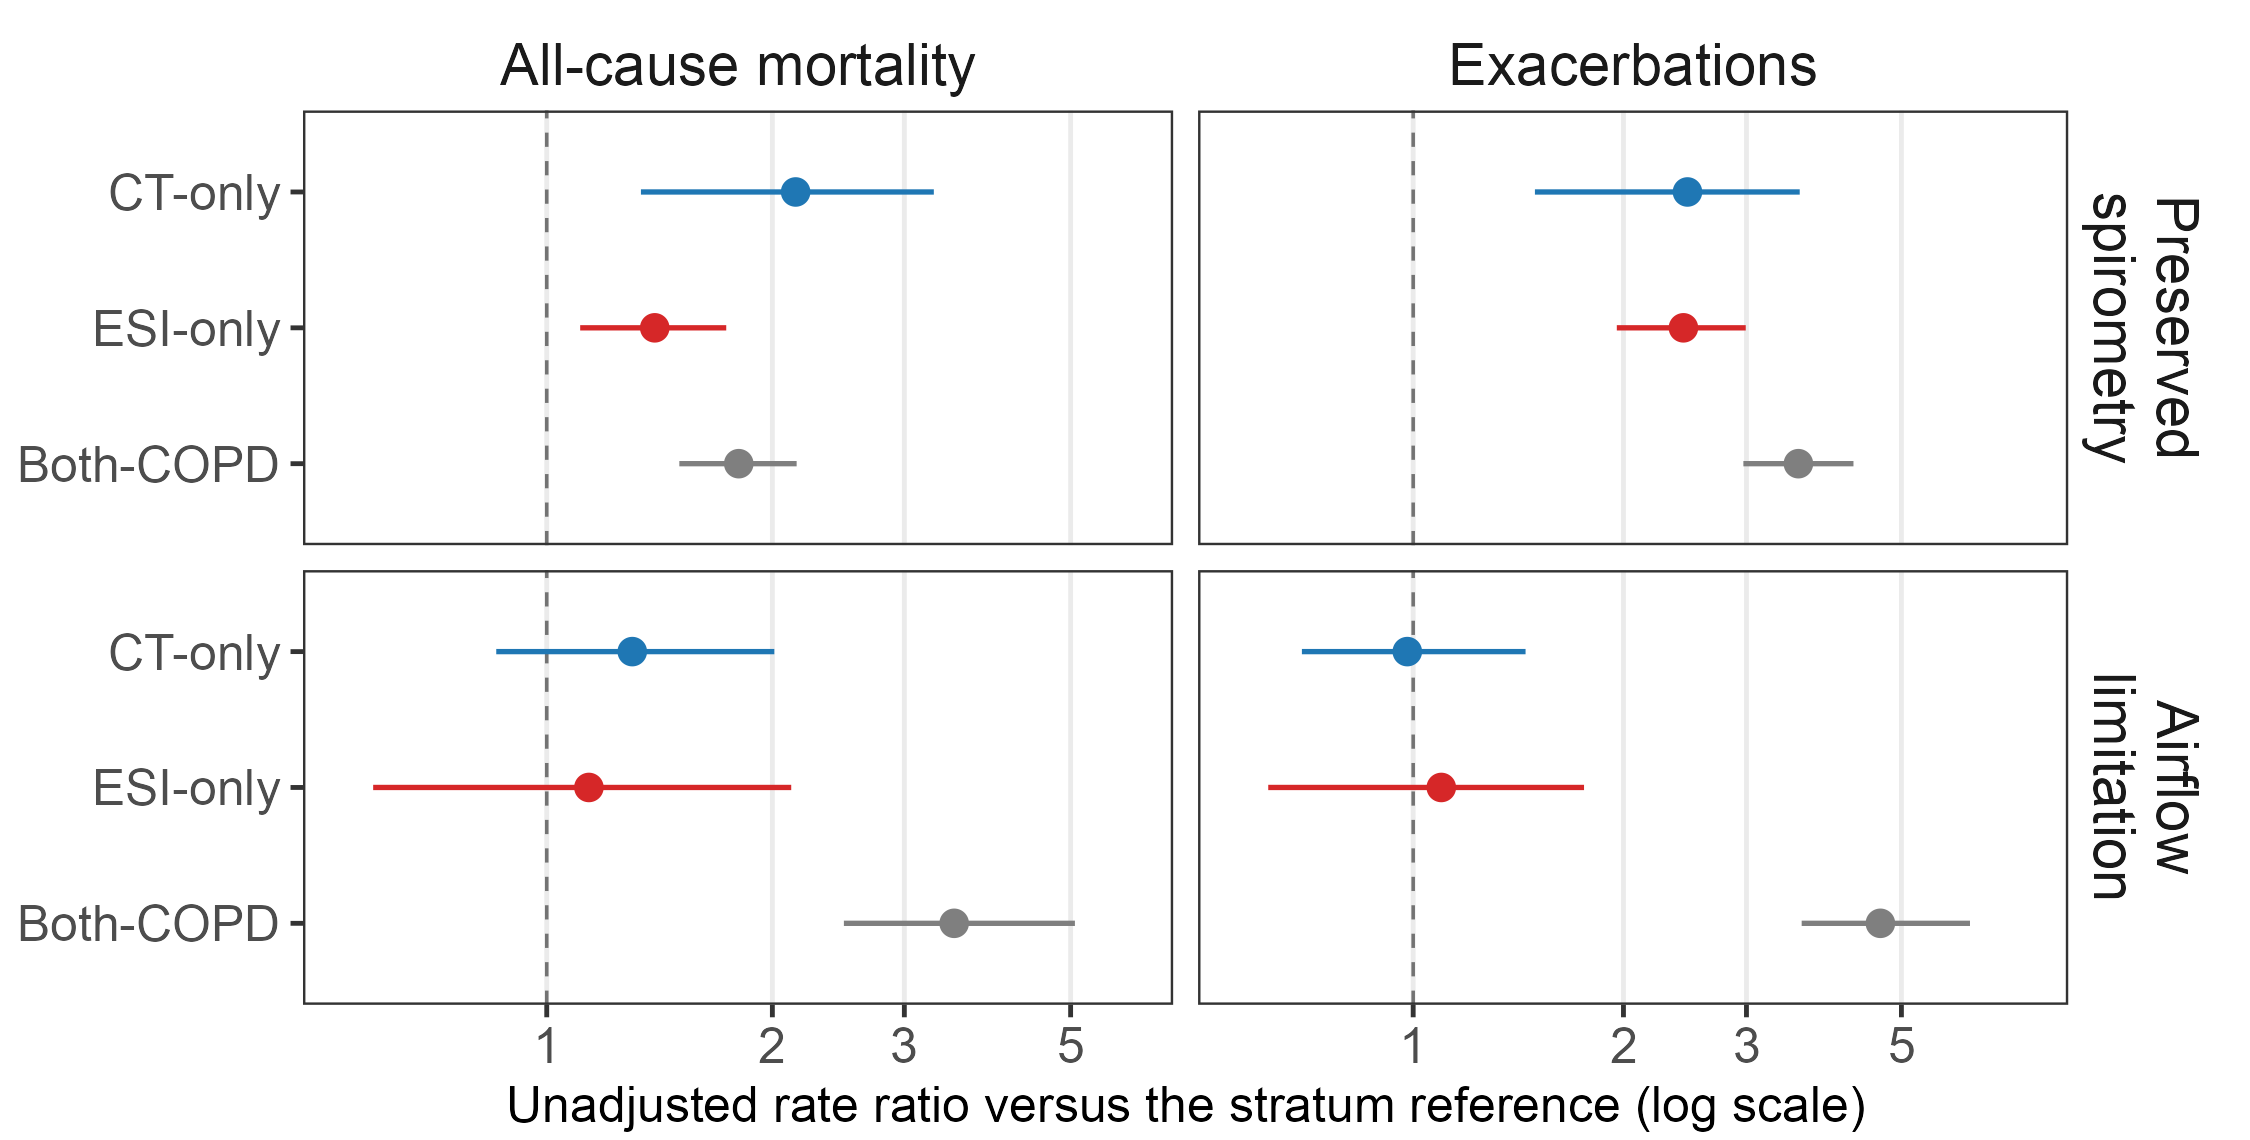

Here is the R script that generated this plot:
#!/usr/bin/env Rscript
# Figure 3: risk in the groups on which MD-COPD and the ESI classification agree
# or disagree, within each stratum of airflow limitation.
#
# Rows are strata and columns outcomes. Each panel shows the three groups either
# classification calls COPD, against that stratum's own reference: participants
# both classify as noCOPD with preserved spirometry, and as AFL-only with airflow
# limitation. Crude ratios only (Pete, 2026-09-11). Group colors follow the v15
# discordance figure: CT-only blue, Both gray, ESI-only red.
#
# Respiratory mortality is left out (Pete, 2026-09-11): too few deaths in the
# discordant groups and the airflow-limitation reference. Its totals go in the
# legend.
#
# The two rows have different references, so estimates compare within a row and
# not between rows. The x axis is free per outcome and shared down a column.
suppressPackageStartupMessages({ library(dplyr); library(ggplot2) })
.b <- grep("^--file=", commandArgs(trailingOnly = FALSE), value = TRUE)
HERE <- if (length(.b)) dirname(normalizePath(sub("^--file=", "", .b[1]))) else "ctfree/figures"
source(file.path(dirname(dirname(HERE)), "figures", "style.R"))
source(file.path(dirname(dirname(HERE)), "figures", "validate_layout.R"))
ASSETS <- file.path(dirname(HERE), "assets")

cr <- read.csv(file.path(ASSETS, "discord_crude_strata.csv"), stringsAsFactors = FALSE)
stopifnot(nrow(cr) == 18)
GRP  <- c("CT-only-COPD" = "CT-only", "ESI-only-COPD" = "ESI-only", "Both-COPD" = "Both-COPD")
GCOL <- c("CT-only" = "#1F77B4", "Both-COPD" = "#7F7F7F", "ESI-only" = "#D62728")
OUTC <- c(all = "All-cause mortality", exac = "Exacerbations")
STR  <- c("Preserved spirometry" = "Preserved\nspirometry",
          "Airflow limitation"   = "Airflow\nlimitation")

d <- cr %>% filter(outcome %in% names(OUTC)) %>%
  transmute(stratum, group, outcome, est = rr, lo, hi, events)
stopifnot(nrow(d) == 12, !anyNA(d$events))

# The event floor applies to the group and to its reference. Reference death
# counts come from the rate artifacts; exacerbation counts in every reference
# are in the hundreds.
MIN_EVENTS_FIG <- 10     # the analysis event floor (MIN_EVENTS in the Rmd)
rt <- rbind(cbind(stratum = "Preserved spirometry",
                  read.csv(file.path(ASSETS, "discord_rates.csv"))[, c("group", "deaths", "resp_deaths")]),
            cbind(stratum = "Airflow limitation",
                  read.csv(file.path(ASSETS, "discord_rates_afl.csv"))[, c("group", "deaths", "resp_deaths")]))
ref <- rt[rt$group %in% c("Both-noCOPD", "Both-AFL-only"), ]
stopifnot(nrow(ref) == 2)
ref_ev <- rbind(data.frame(stratum = ref$stratum, outcome = "all",  ref_events = ref$deaths),
                data.frame(stratum = ref$stratum, outcome = "exac", ref_events = Inf))
d <- left_join(d, ref_ev, by = c("stratum", "outcome"))
# With respiratory mortality out, every plotted cell clears the floor and has an interval.
stopifnot(!anyNA(d$ref_events), !anyNA(d$lo), !anyNA(d$hi),
          all(d$events >= MIN_EVENTS_FIG), all(d$ref_events >= MIN_EVENTS_FIG))

d$grp     <- factor(GRP[d$group], levels = rev(c("CT-only", "ESI-only", "Both-COPD")))
d$outcome <- factor(OUTC[d$outcome], levels = OUTC)
d$stratum <- factor(d$stratum, levels = names(STR))

p <- ggplot(d, aes(x = est, y = grp, colour = grp)) +
  geom_vline(xintercept = 1, linetype = 2, colour = "grey45", linewidth = 0.4) +
  geom_linerange(aes(xmin = lo, xmax = hi), linewidth = 0.6) +
  geom_point(size = 2.6) +
  scale_colour_manual(values = GCOL, guide = "none") +
  scale_x_log10(breaks = c(1, 2, 3, 5),
                labels = scales::label_number(drop0trailing = TRUE),
                expand = expansion(mult = c(0.10, 0.14))) +
  facet_grid(stratum ~ outcome, scales = "free_x",
             labeller = labeller(stratum = STR)) +
  labs(x = "Unadjusted rate ratio versus the stratum reference (log scale)", y = NULL) +
  theme_esi() +
  theme(panel.grid.minor = element_blank(), panel.grid.major.y = element_blank(),
        plot.margin = margin(4, 6, 2, 4))

out <- file.path(HERE, "figure4_discord_risk.png")
validate_layout(p, out)
ggsave(out, p, width = NATIVE_W, height = 3.8, dpi = 300, bg = "white")
writeLines(sprintf("content_width_in=%.2f", CONTENT_W), file.path(HERE, "figure4_discord_risk.meta"))

writeLines(c(
  "**Figure 4. Clinical outcomes according to concordance and discordance between MD-COPD and ESI classifications.**",
  "",
  paste("Unadjusted rate ratios for all-cause mortality and exacerbations, with 95% confidence",
        "intervals, for the three groups either classification calls COPD, within each stratum",
        "of airflow limitation. The unadjusted rate ratio is the event rate (events per 100 person-years) in",
        "the group divided by that in the stratum reference. Reference groups are the participants",
        "classified as noCOPD by both",
        "methods among those with preserved spirometry (top row) and participants classified as",
        "AFL-only by both methods among those with airflow limitation (bottom row). Intervals",
        "are exact Poisson intervals for deaths and subject-bootstrap intervals for",
        "exacerbations. CT-only = diagnosed as COPD under MD-COPD only; ESI-only = diagnosed",
        "as COPD under the ESI classification only; Both-COPD = diagnosed as COPD under both;",
        "AFL-only = airflow limitation without other criteria. Respiratory mortality is not",
        "shown because the numbers of respiratory deaths are too small for estimation.")),
  file.path(HERE, "figure4_discord_risk_legend.md"))
cat("wrote", out, "\n")
